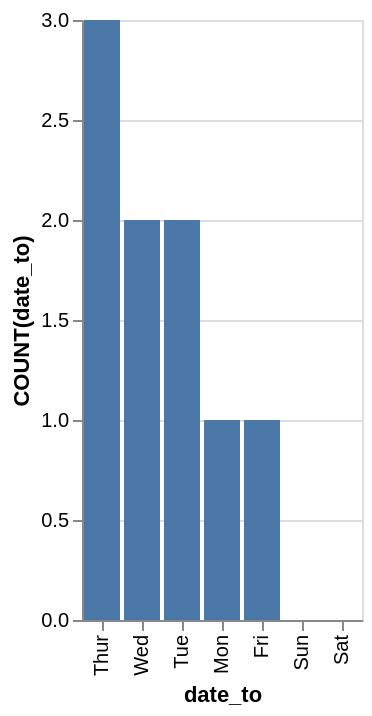

Specify this chart in Vega-Lite:
### Vega-Lite specification from a JSON file in a GitHub repository (floating-point values rounded to 4 significant figures)
{"data": {"values": [{"x_data": "Thur", "y_data": 3}, {"x_data": "Wed", "y_data": 2}, {"x_data": "Tue", "y_data": 2}, {"x_data": "Mon", "y_data": 1}, {"x_data": "Fri", "y_data": 1}, {"x_data": "Sun", "y_data": 0}, {"x_data": "Sat", "y_data": 0}]}, "mark": "bar", "encoding": {"x": {"field": "x_data", "type": "nominal", "title": "date_to", "sort": {"op": "sum", "field": "y_data", "order": "descending"}}, "y": {"field": "y_data", "type": "quantitative", "title": "COUNT(date_to)"}}}
